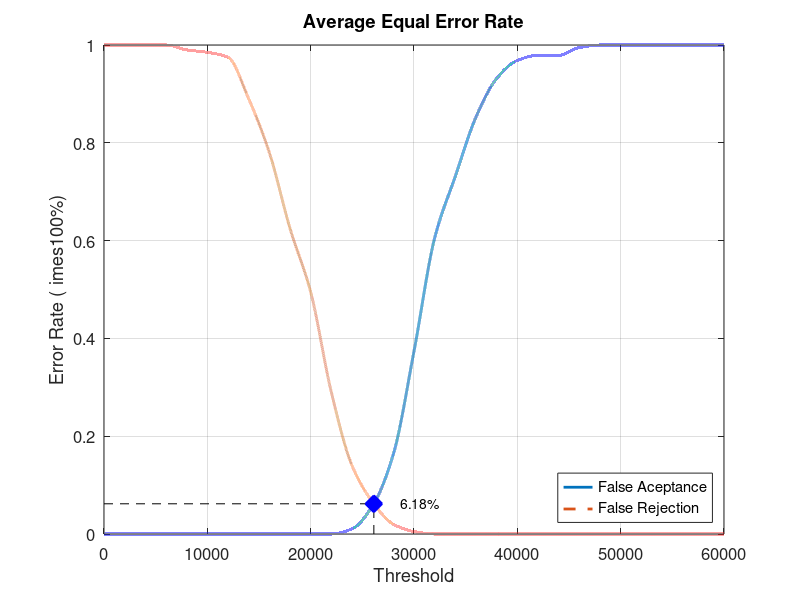
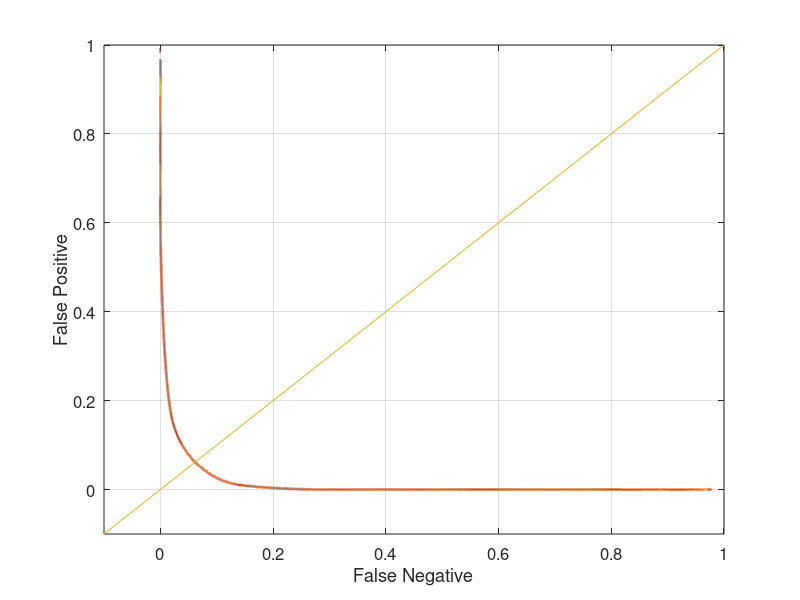

MATLAB code to generate these figures, in order:
close all;
clear;
clc;
x = 0:2000:60000;
xq = 0:0.5:60000;

y0 = [0 0 0 0 0 0 0 0 0 0 0 0 0.0105263 0.0578947 0.163158 0.373684 0.605263 0.731579 0.852632 0.931579 0.968421 0.978947 0.978947 0.994737 1 1 1 1 1 1 1]
yy0 = interp1(x, y0, xq, 'pchip');
y1 = [1 1 1 1 0.99 0.985 0.975 0.89 0.78 0.625 0.495 0.29 0.14 0.065 0.02 0.005 0 0 0 0 0 0 0 0 0 0 0 0 0 0 0]
yy1 = interp1(x, y1, xq, 'pchip');

% Calculating EER: 
y2 = abs(y0 - y1);
find(y2 == min(y2))
yy2 = abs(yy0 - yy1);
xEER = find(yy2 == min(yy2));
xEERIndex = xq(xEER) % X-axis EER
yEER = yy0(xEER) % Y-axis EER

main = figure
plot(xq, yy0,'-','LineWidth', 2);	hold on
plot(xq, yy1,'--','LineWidth', 2);	hold on
plot([xEERIndex xEERIndex], [0 yEER], 'k--');	hold on
plot([0 xEERIndex], [yEER yEER], 'k--');	hold on
plot(xEERIndex, yEER, 'bx', 'LineWidth', 10);	hold on
text(xEERIndex + 10 * xEERIndex / 100, yEER, [num2str(round((10000 * yEER)) / 100) '%'])
legend('False Aceptance', 'False Rejection', 'Location', 'SouthEast')
xlabel('Threshold')
ylabel('Error Rate (	imes100%)')
title('Average Equal Error Rate')
set(gca, 'FontSize', 12)
axis([0 60000 0 1])
grid on

print(main, 'Database1_2Main', '-dpng');
FNRxFPR = figure('Color', [1 1 1]);
plot(yy1, yy0, '-', yy1, yy0, 'LineWidth', 2);
hold on
y = -0.1:0.1:1
plot(y, y); 
set(gca, 'FontSize', 12)
xlabel('False Negative')
ylabel('False Positive')
axis([-0.1 1 -0.1 1])
set(gca, 'FontSize', 12)
grid on

print(FNRxFPR, 'Database1_2FNRxFPR','-dpng');
